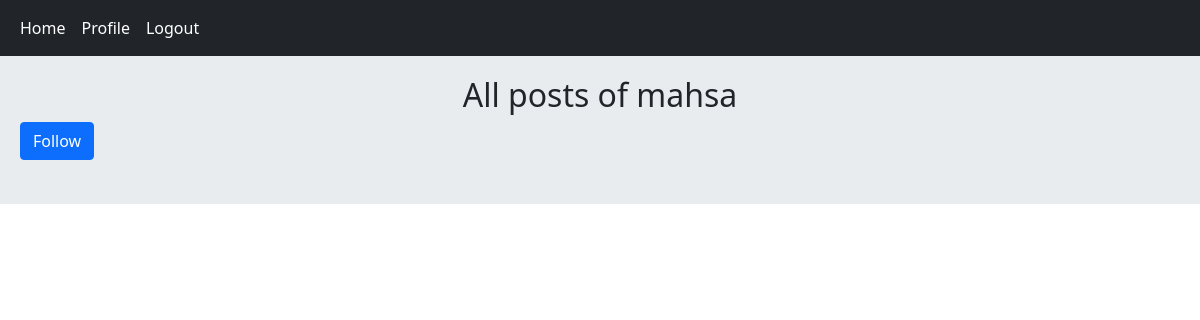
The app's page /account/profile/14 (signed in), older data.
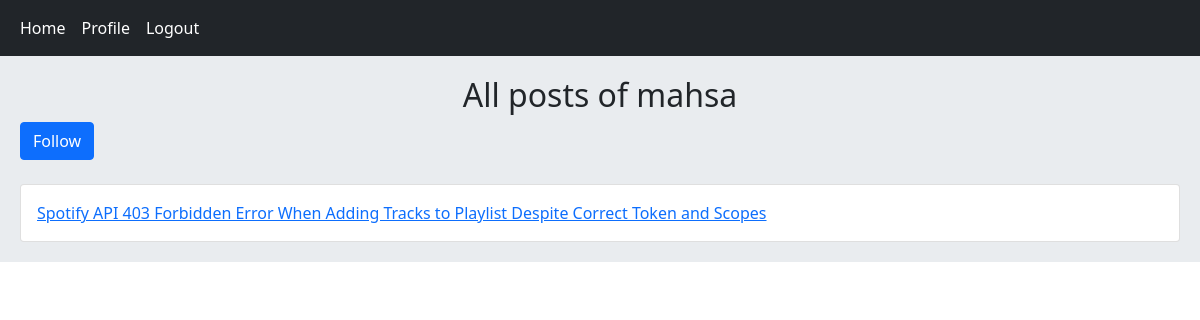
The same page, newer data.
### home/models.py (models this page shows, shortened)
class Post(models.Model):
    user=models.ForeignKey(User,on_delete=models.CASCADE,related_name='posts')
    title=models.CharField(max_length=300,null=True)
    body=models.TextField()
    slug=models.SlugField()
    created=models.DateTimeField(auto_now_add=True)
    updated=models.DateTimeField(auto_now=True)
    class Meta:
        ordering=('-created',)
    def get_absolute_url(self):
        return reverse("home:post_detail", args=(self.id,self.slug))

### account/views.py (the view)
# urls.py: path('profile/<int:user_id>',views.UserProfileView.as_view(),name='user_profile'),
class UserProfileView(LoginRequiredMixin,View):
    def get(self,request,user_id):
        is_following=False # in ro baraie in gozashtim ke badan az ruie in motaghaier befahmim karbar ro follow kardim ya na?
        user=get_object_or_404(User,pk=user_id)
        posts=user.posts.all()
        relation=RelationsModel.objects.filter(from_user=request.user.id,to_user=user_id)
        if relation.exists():
            is_following=True
        return render(request,'account/profile.html',{'user': user,'posts':posts,'is_following':is_following})

### account/templates/account/profile.html (shortened to what this page needs)
{% extends "base.html" %}
{% block content %}
       <h2 class='text-center'> All posts of {{user.username}} </h2>
        {% if request.user.id != user.id and not is_following %}
            <a href=" {% url 'account:user_follow' user.id %}" class="btn btn-primary">Follow</a><br><br>
        {% elif request.user.id != user.id and is_following %}
            <a href=" {% url 'account:user_unfollow' user.id %}" class="btn btn-primary">Unfollow</a><br><br>
        {% endif %}
        {% for post in posts  %}
            <div class="card">
                <a href="{{post.get_absolute_url}}" class="card-body"> {{post.title}} </a>
            </div>
        {% endfor %}
{% endblock content %}

Row changes from the older to the newer data that the page shows:
added Post: title "Spotify API 403 Forbidden Error When Adding Tracks to Playlist Despite Correct Token and Scopes"
